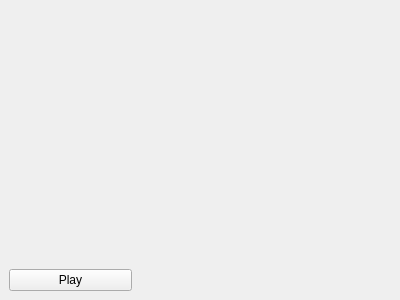
<?xml version="1.0" encoding="UTF-8"?>
<ui version="4.0">
 <class>Player</class>
 <widget class="QWidget" name="Player">
  <property name="geometry">
   <rect>
    <x>0</x>
    <y>0</y>
    <width>400</width>
    <height>300</height>
   </rect>
  </property>
  <property name="windowTitle">
   <string>Form</string>
  </property>
  <layout class="QVBoxLayout" name="verticalLayout">
   <property name="leftMargin">
    <number>0</number>
   </property>
   <property name="topMargin">
    <number>0</number>
   </property>
   <property name="rightMargin">
    <number>0</number>
   </property>
   <property name="bottomMargin">
    <number>0</number>
   </property>
   <item>
    <widget class="VlcWidgetVideo" name="video" native="true">
     <property name="sizePolicy">
      <sizepolicy hsizetype="Preferred" vsizetype="Expanding">
       <horstretch>0</horstretch>
       <verstretch>1</verstretch>
      </sizepolicy>
     </property>
     <property name="minimumSize">
      <size>
       <width>0</width>
       <height>90</height>
      </size>
     </property>
    </widget>
   </item>
   <item>
    <widget class="QWidget" name="bottomWidget" native="true">
     <property name="minimumSize">
      <size>
       <width>0</width>
       <height>20</height>
      </size>
     </property>
     <layout class="QHBoxLayout" name="horizontalLayout">
      <item>
       <widget class="QPushButton" name="playPause">
        <property name="text">
         <string>Play</string>
        </property>
       </widget>
      </item>
      <item>
       <widget class="VlcWidgetSeek" name="seek" native="true">
        <property name="sizePolicy">
         <sizepolicy hsizetype="Preferred" vsizetype="Minimum">
          <horstretch>0</horstretch>
          <verstretch>0</verstretch>
         </sizepolicy>
        </property>
       </widget>
      </item>
      <item>
       <widget class="VlcWidgetVolumeSlider" name="volume" native="true"/>
      </item>
     </layout>
    </widget>
   </item>
  </layout>
 </widget>
 <customwidgets>
  <customwidget>
   <class>VlcWidgetVideo</class>
   <extends>QWidget</extends>
   <header location="global">VLCQtWidgets/WidgetVideo.h</header>
   <container>1</container>
   <slots>
    <signal>fullscreen()</signal>
    <slot>toggleFullscreen()</slot>
   </slots>
  </customwidget>
  <customwidget>
   <class>VlcWidgetVolumeSlider</class>
   <extends>QWidget</extends>
   <header location="global">VLCQtWidgets/WidgetVolumeSlider.h</header>
   <container>1</container>
   <slots>
    <slot>mute()</slot>
    <slot>volumeUp()</slot>
    <slot>volumeDown()</slot>
   </slots>
  </customwidget>
  <customwidget>
   <class>VlcWidgetSeek</class>
   <extends>QWidget</extends>
   <header location="global">VLCQtWidgets/WidgetSeek.h</header>
   <container>1</container>
  </customwidget>
 </customwidgets>
 <resources/>
 <connections/>
</ui>
